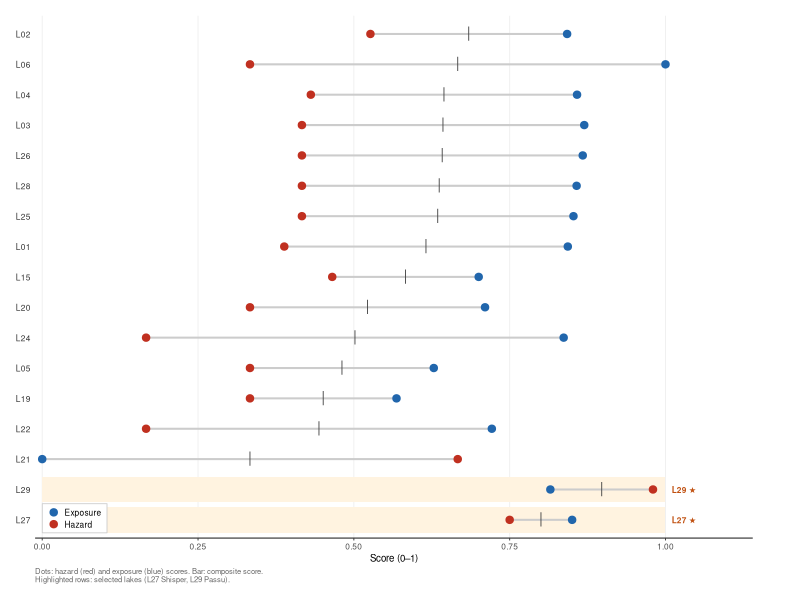
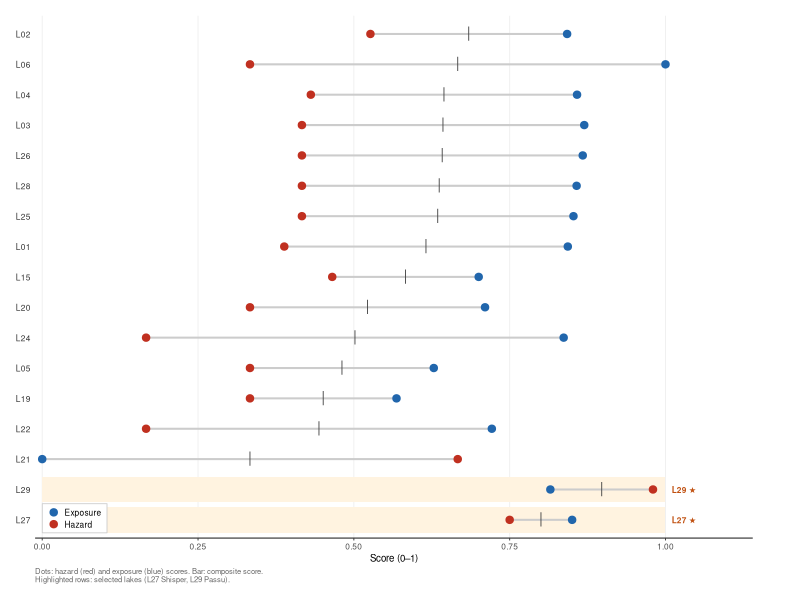

R code for these plots, in order:

# ════════════════════════════════════════════════════════════════
# 04_fig04_priority_scoring.R
# Figure 4 — Priority Scoring Dumbbell Plot
# PURPOSE: Hazard score vs exposure score per lake, sorted by composite
# AUTHOR:  Ismail, Sadaf — GSAIS, Kyoto University
# DATE:    2026
# ════════════════════════════════════════════════════════════════
# =============================================================================
# Fig 4 — Priority Scoring Dumbbell Plot
#          Hazard score vs exposure score per lake, sorted by composite
# Output: figures/fig04o_priority_scores.pdf  (84 mm wide, single-column)
# Input:  data/processed/lake_priority_scores.csv
# =============================================================================

library(ggplot2)
library(dplyr)
library(tidyr)
library(readr)

# ── 1. Load + sort by composite score ────────────────────────────────────────

df <- read_csv("data/processed/lake_priority_scores.csv",
               show_col_types = FALSE) |>
  arrange(composite_score) |>
  mutate(label = factor(lake_id, levels = lake_id))

# ── 2. Long form for dots ─────────────────────────────────────────────────────

df_long <- df |>
  pivot_longer(
    cols      = c(hazard_score, exposure_score),
    names_to  = "score_type",
    values_to = "score"
  ) |>
  mutate(
    score_type = recode(score_type,
                        "hazard_score"   = "Hazard",
                        "exposure_score" = "Exposure")
  )

# ── 3. Colours ────────────────────────────────────────────────────────────────

col_hazard    <- "#C03020"   # red    — hazard
col_exposure  <- "#2166AC"   # blue   — exposure
col_connector <- "#CCCCCC"   # light grey connector line
col_composite <- "#444444"   # dark grey — composite tick
col_sel_bg    <- "#FFF3E0"   # highlight band for selected lakes

# ── 4. Plot ───────────────────────────────────────────────────────────────────

# Highlight bands for selected lakes
selected_lakes <- df |> filter(selected) |> pull(label)

p <- ggplot() +

  # Highlight band for selected lakes
  geom_tile(
    data = df |> filter(selected),
    aes(x = 0.5, y = label, width = 1, height = 0.85),
    fill = col_sel_bg, colour = NA
  ) +

  # Dumbbell connector (hazard to exposure)
  geom_segment(
    data = df,
    aes(x = hazard_score, xend = exposure_score,
        y = label, yend = label),
    colour = col_connector, linewidth = 0.7
  ) +

  # Composite score tick mark
  geom_point(
    data = df,
    aes(x = composite_score, y = label),
    shape = 124,   # vertical bar
    size  = 3.5,
    colour = col_composite
  ) +

  # Hazard + exposure dots
  geom_point(
    data = df_long,
    aes(x = score, y = label, colour = score_type),
    size = 2.2
  ) +

  # Selected lake labels
  geom_text(
    data = df |> filter(selected),
    aes(x = 1.01, y = label,
        label = paste0(lake_id, " ★")),
    hjust = 0, size = 2.1, fontface = "bold",
    colour = "#C05010"
  ) +

  scale_colour_manual(
    values = c("Hazard" = col_hazard, "Exposure" = col_exposure),
    name   = NULL
  ) +
  scale_x_continuous(
    limits = c(0, 1.14),
    breaks = seq(0, 1, 0.25),
    expand = expansion(mult = c(0.01, 0))
  ) +

  labs(
    x       = "Score (0–1)",
    y       = NULL,
    caption = "Dots: hazard (red) and exposure (blue) scores. Bar: composite score.
Highlighted rows: selected lakes (L27 Shisper, L29 Passu)."
  ) +

  theme_classic(base_size = 7) +
  theme(
    legend.position      = c(0.01, 0.01),
    legend.justification = c(0, 0),
    legend.key.size      = unit(3, "mm"),
    legend.text          = element_text(size = 6),
    legend.background    = element_rect(fill = "white", colour = "#cccccc",
                                        linewidth = 0.3),
    legend.margin        = margin(2, 4, 2, 4),
    axis.text.y          = element_text(size = 6, colour = "#333333"),
    axis.text.x          = element_text(size = 6),
    axis.title.x         = element_text(size = 7),
    axis.line.y          = element_blank(),
    axis.ticks.y         = element_blank(),
    panel.grid.major.x   = element_line(colour = "#eeeeee", linewidth = 0.3),
    plot.caption         = element_text(size = 5.5, colour = "#666666",
                                        hjust = 0, margin = margin(t = 3)),
    plot.margin          = margin(4, 12, 4, 4, "mm"),
    plot.background      = element_rect(fill = "white", colour = NA),
    panel.background     = element_rect(fill = "white", colour = NA)
  )
OUT_DIR <- "C:/Users/sadaf/Documents/PPR3/figures"

# ── 5. Export ─────────────────────────────────────────────────────────────────

# -- 5. Save -------------------------------------------------------------------

n_lakes <- nrow(df)
fig_h   <- max(60, n_lakes * 5.8)

ggsave(file.path(OUT_DIR, "fig04_v3_priority_scoring.png"), p,
       width = 84, height = fig_h, units = "mm",
       dpi = 600, bg = "white")

ggsave(file.path(OUT_DIR, "fig04_v3_priority_scoring.tiff"), p,
       width = 84, height = fig_h, units = "mm",
       dpi = 600, bg = "white", compression = "lzw")

cat("Done! Saved to", OUT_DIR, "
")
